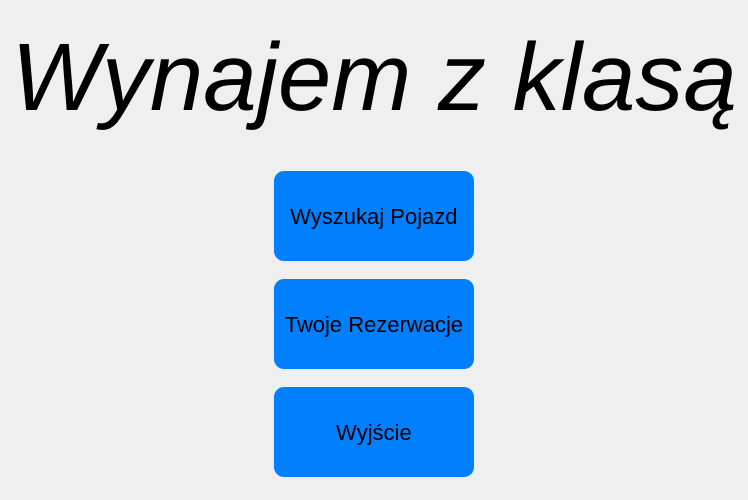
<?xml version="1.0" encoding="UTF-8"?>
<ui version="4.0">
 <class>MenuWindow</class>
 <widget class="QWidget" name="MenuWindow">
  <property name="geometry">
   <rect>
    <x>0</x>
    <y>0</y>
    <width>540</width>
    <height>500</height>
   </rect>
  </property>
  <property name="windowTitle">
   <string>Form</string>
  </property>
  <layout class="QVBoxLayout" name="verticalLayout">
   <item>
    <spacer name="verticalSpacer_5">
     <property name="orientation">
      <enum>Qt::Orientation::Vertical</enum>
     </property>
     <property name="sizeHint" stdset="0">
      <size>
       <width>20</width>
       <height>40</height>
      </size>
     </property>
    </spacer>
   </item>
   <item alignment="">
    <widget class="QLabel" name="label">
     <property name="minimumSize">
      <size>
       <width>0</width>
       <height>130</height>
      </size>
     </property>
     <property name="maximumSize">
      <size>
       <width>16777215</width>
       <height>130</height>
      </size>
     </property>
     <property name="font">
      <font>
       <pointsize>72</pointsize>
       <italic>true</italic>
      </font>
     </property>
     <property name="text">
      <string>Wynajem z klasą</string>
     </property>
     <property name="alignment">
      <set>Qt::AlignmentFlag::AlignHCenter</set>
     </property>
    </widget>
   </item>
   <item>
    <spacer name="verticalSpacer">
     <property name="orientation">
      <enum>Qt::Orientation::Vertical</enum>
     </property>
     <property name="sizeHint" stdset="0">
      <size>
       <width>20</width>
       <height>40</height>
      </size>
     </property>
    </spacer>
   </item>
   <item>
    <layout class="QHBoxLayout">
     <item alignment="">
      <widget class="QPushButton" name="openMainWindowButton">
       <property name="minimumSize">
        <size>
         <width>200</width>
         <height>90</height>
        </size>
       </property>
       <property name="maximumSize">
        <size>
         <width>200</width>
         <height>16777215</height>
        </size>
       </property>
       <property name="styleSheet">
        <string notr="true">#openMainWindowButton {
    background-color: #007FFF;
    border: none;
    border-radius: 10px; 
    font-size: 22px;  
}

#openMainWindowButton:hover {
    background-color: #004c9e;
}
</string>
       </property>
       <property name="text">
        <string>Wyszukaj Pojazd</string>
       </property>
      </widget>
     </item>
    </layout>
   </item>
   <item>
    <spacer name="verticalSpacer_2">
     <property name="orientation">
      <enum>Qt::Orientation::Vertical</enum>
     </property>
     <property name="sizeHint" stdset="0">
      <size>
       <width>20</width>
       <height>40</height>
      </size>
     </property>
    </spacer>
   </item>
   <item>
    <layout class="QHBoxLayout">
     <item alignment="">
      <widget class="QPushButton" name="openAllReservationsButton">
       <property name="minimumSize">
        <size>
         <width>200</width>
         <height>90</height>
        </size>
       </property>
       <property name="maximumSize">
        <size>
         <width>200</width>
         <height>16777215</height>
        </size>
       </property>
       <property name="styleSheet">
        <string notr="true">#openAllReservationsButton {
    background-color: #007FFF;
    border: none;
    border-radius: 10px; 
    font-size: 22px;  
}

#openAllReservationsButton:hover {
    background-color: #004c9e;
}
</string>
       </property>
       <property name="text">
        <string>Twoje Rezerwacje</string>
       </property>
      </widget>
     </item>
    </layout>
   </item>
   <item>
    <spacer name="verticalSpacer_3">
     <property name="orientation">
      <enum>Qt::Orientation::Vertical</enum>
     </property>
     <property name="sizeHint" stdset="0">
      <size>
       <width>20</width>
       <height>40</height>
      </size>
     </property>
    </spacer>
   </item>
   <item>
    <layout class="QHBoxLayout">
     <item alignment="">
      <widget class="QPushButton" name="closeButton">
       <property name="minimumSize">
        <size>
         <width>200</width>
         <height>90</height>
        </size>
       </property>
       <property name="maximumSize">
        <size>
         <width>200</width>
         <height>16777215</height>
        </size>
       </property>
       <property name="styleSheet">
        <string notr="true">#closeButton {
    background-color: #007FFF;
    border: none;
    border-radius: 10px; 
    font-size: 22px;  
}

#closeButton:hover {
    background-color: #004c9e;
}
</string>
       </property>
       <property name="text">
        <string>Wyjście</string>
       </property>
      </widget>
     </item>
    </layout>
   </item>
   <item>
    <spacer name="verticalSpacer_4">
     <property name="orientation">
      <enum>Qt::Orientation::Vertical</enum>
     </property>
     <property name="sizeHint" stdset="0">
      <size>
       <width>20</width>
       <height>40</height>
      </size>
     </property>
    </spacer>
   </item>
  </layout>
 </widget>
 <resources/>
 <connections/>
</ui>
